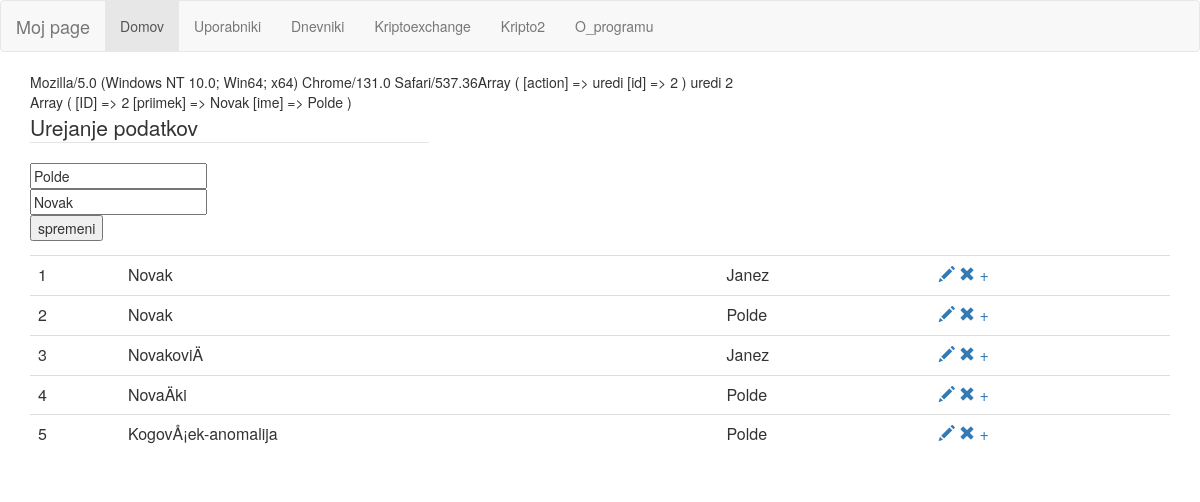
/uporabniki/index.php?action=uredi&id=2, run on the app's committed database.
### tables this page shows
CREATE TABLE IF NOT EXISTS `users` (
  `ID` int(11) NOT NULL AUTO_INCREMENT,
  `priimek` varchar(35) NOT NULL,
  `ime` varchar(20) NOT NULL,
  PRIMARY KEY (`ID`)
);

### uporabniki/index.php (called while the page is built)
<?php
include_once ('../html_header.php');
require_once('model/Model_05.php');
require_once('control/controller.php');
require_once('view/view_01.php'); require_once('view/view_02.php');
$conn = new mysqli('localhost','root','','test');
$db = new Database($conn);
$user = new User($db);
$controller = new Controller($user);
$controller->index($_GET);

### uporabniki/model/model_05.php (called while the page is built, shortened)
<?php
class Database {
   protected $_conn;
   public function __construct($connection) {
       $this->_conn = $connection;
   }
   public function executeRawSQL($sql) {
	   $rs=$this->_conn->query($sql);
	   return $this->tableFromResult($rs);
   }
   public function tableFromResult($rs){
	   $retVal=[];
	   while(  ( $v=$rs->fetch_assoc() ) !=null  )
	     $retVal[]=$v;
	   return $retVal;
	}
}
abstract class Model {
   public function __construct(Database $db) {
       $this->_db = $db;
   }
}
class User extends Model {
   private $usersTableName='users';
   public function getAll(){
	   $sql = "SELECT * FROM " . $this->usersTableName . " ";
	   return $this->_db->ExecuteRawSQL($sql);
   }
   public function getUserByID($id){
	   $sql = "SELECT * FROM " . $this->usersTableName . " WHERE id='{$id}'";
	   return $this->_db->ExecuteRawSQL($sql);
   }
}

### uporabniki/view/view_01.php (the view)
<?php
class UserView {
    private $_model;
    public function __construct(Model $model) {
        $this->_model = $model;
    }
    public function output() {
	    $html='';
		$podatki = $this->_model->getAll();
		$html.= '<table class="table">';
		foreach ($podatki as $zapis){
			$html.= '<tr>'; $id=$zapis['ID'];
			   foreach($zapis as $podatek){
				   $html.= '<td>';
				      $html.= $podatek;
				   $html.= '</td>';
			   }
			   $html.='<td><span class="glyphicons glyphicons-edit"></span><a href="?action=uredi&id='.$id.'"><span class="glyphicon glyphicon-pencil"></span></a> <a href="?action=odstrani&id='.$id.'"><span class="glyphicon glyphicon-remove"></span></a> <a href="?action=vnesi"><span class="glyphicons glyphicon-plus"></span></a> </td>';
			$html.= '</tr>';
		}
		$html.= '</table>';
        return $html;
    }
}

### uporabniki/view/view_02.php (shortened to what this page needs)
<?php
class UserDetailView {
    private $_model;
    public function __construct(Model $model) {
        $this->_model = $model;
    }
    public function output($id) {
	    $podatki = $this->_model->getUserByID($id);
	    $podatki=$podatki[0];
		print_r($podatki);
        $html = '<div style="width:35%"><form action="?action=uredi" method="get">
		         <fieldset>
				   <legend>Urejanje podatkov</legend>
		           <input type="text" name="id" hidden="hidden" value="' . $podatki['ID'] .'"/>
				   <input type="text" name="ime"      value="' . $podatki['ime'] . '"/>  <br />
				   <input type="text" name="priimek"  value="' . $podatki['priimek'] .'"/> <br />
				   <input type="submit" name="action" value="spremeni"/>
				  </fieldset>
				 </form></div>';
        return $html;
    }
}

### data on the page
users: ime "Polde", priimek "Novak", value "2", value "Novak", value "Polde"
users: value "1", value "Novak", value "Janez"
users: value "3", value "NovakoviÄ", value "Janez"
users: value "4", value "NovaÄki", value "Polde"
users: value "5", value "KogovÅ¡ek-anomalija", value "Polde"

### other printed values
$k "Domov"
$k "Uporabniki"
$k "Dnevniki"
$k "Kriptoexchange"
$k "Kripto2"
$k "O_programu"
$_SERVER['HTTP_USER_AGENT'] "Mozilla/5.0 (Windows NT 10.0; Win64; x64) Chrome/131.0 Safari/537.36"
$request['action'] "uredi"
$request['id'] "2"
$view2->output($request['id']) "Array ( [ID] => 2 [priimek] => Novak [ime] => Polde )"
